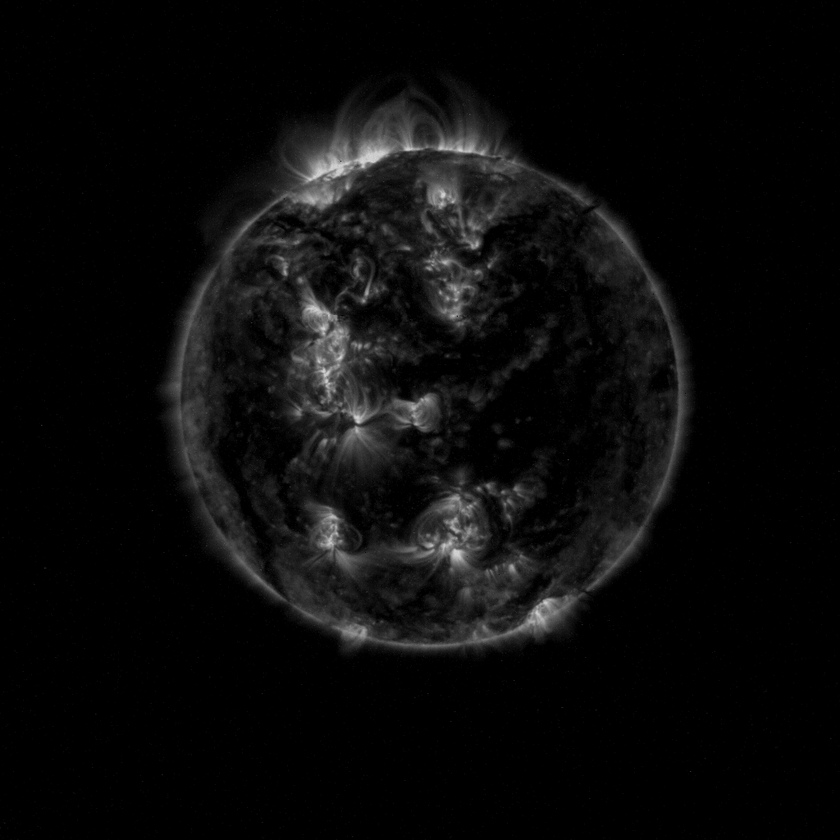
#> input picture 2025-09-20_15-22_proba2_dump_2.235 GHz/SWAP/SWAP_20250920T152737Z-0.png, 840 x 840 px, shrunk from 1024 x 1024 before the run; its folder holds only this picture in this run
$ python derotate.py
#> lines starting #> are read from the running program, lines starting #| are printed output that depends on the picture; after the words box and inside, x2 and y2 are one past the last pixel; in counts of white or black regions, pixels touching at a corner belong together; long printed decimals are rounded
#> in main, img is the input picture: shape (840, 840); min 0, max 214, mean 10.9
import os
import cv2
import numpy as np


def to_gray_8u(img):
    if img is None:
        return None
    if img.ndim == 3:
        if img.shape[2] == 4:
            img = cv2.cvtColor(img, cv2.COLOR_BGRA2BGR)
        img = cv2.cvtColor(img, cv2.COLOR_BGR2GRAY)
    if img.dtype != np.uint8:
        dst = cv2.normalize(img, None, 0, 255, cv2.NORM_MINMAX)
        return dst.astype(np.uint8)
    return img


def find_disk_center_and_radius(gray8):
    h, w = gray8.shape[:2]
#> h = 840; w = 840
    blur = cv2.GaussianBlur(gray8, (5, 5), 0)

    _, mask = cv2.threshold(blur, 0, 255, cv2.THRESH_BINARY + cv2.THRESH_OTSU)
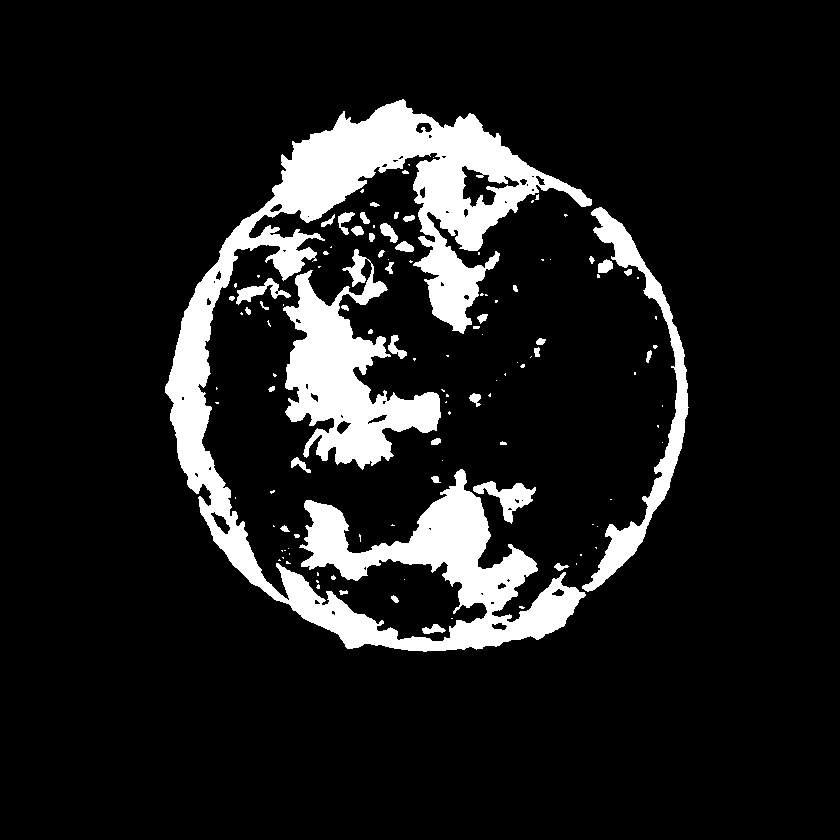
#> mask: shape (840, 840); 11.6% white; 118 white regions (73 under 20 px)

    center, radius = _center_from_mask(mask)
    if center is not None:
        return center, radius

    _, mask = cv2.threshold(gray8, 10, 255, cv2.THRESH_BINARY)
    kernel = np.ones((5, 5), np.uint8)
    mask = cv2.morphologyEx(mask, cv2.MORPH_CLOSE, kernel, iterations=2)
    center, radius = _center_from_mask(mask)
    if center is not None:
        return center, radius

    nz = cv2.findNonZero(mask)
    if nz is not None:
        x, y, w0, h0 = cv2.boundingRect(nz)
        cx, cy = x + w0 / 2.0, y + h0 / 2.0
        r = 0.5 * max(w0, h0)
        return (cx, cy), r

    return (w / 2.0, h / 2.0), min(w, h) / 2.0


def _center_from_mask(mask):
    cnts = cv2.findContours(mask, cv2.RETR_EXTERNAL, cv2.CHAIN_APPROX_SIMPLE)
#> cnts = 118 contours, 83 with area under 20; largest, box (x1, y1, x2, y2) and area: (165, 99, 592, 652) 56252, (283, 249, 441, 470) 14288, (582, 207, 689, 592) 5852, (473, 481, 536, 524) 933, (236, 278, 291, 305) 452
    cnts = cnts[0] if len(cnts) == 2 else cnts[1]
    if not cnts:
        return None, None
    c = max(cnts, key=cv2.contourArea)
#> c = contour of 2437 points, box (x1, y1, x2, y2) (165, 99, 592, 652), area 56252
    (cx, cy), r = cv2.minEnclosingCircle(c)
#> cx = 430; cy = 378.9; r = 281.7
    return (float(cx), float(cy)), float(r)


def recenter_image(img):
    gray8 = to_gray_8u(img)
    if gray8 is None:
        return None
    (cx, cy), _ = find_disk_center_and_radius(gray8)
#> in find_disk_center_and_radius, `center, radius = _center_from_mask(mask)`: center = (430, 378.9); radius = 281.7
#> cx = 430; cy = 378.9
    print(cx, cy, _)
#| 430.030 378.867 281.650
    h, w = img.shape[:2]
#> h = 840; w = 840
    tx = (w / 2.0) - cx
#> tx = -10.03
    ty = (h / 2.0) - cy
#> ty = 41.13
    M = np.float32([[1, 0, tx], [0, 1, ty]])
#> M = [[1, 0, -10.03], [0, 1, 41.13]]
    shifted = cv2.warpAffine(
        img, M, (w, h),
        flags=cv2.INTER_LINEAR,
        borderMode=cv2.BORDER_CONSTANT,
        borderValue=0
    )
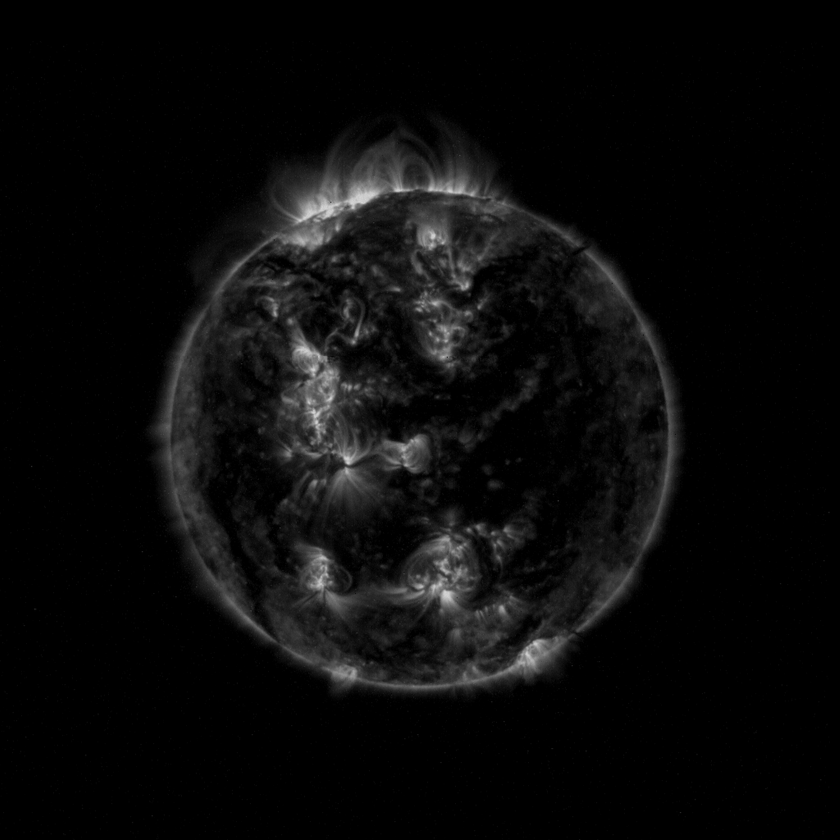
#> shifted: shape (840, 840); min 0, max 212, mean 10.9
    return shifted


def main(in_path='2025-09-20_15-22_proba2_dump_2.235 GHz/SWAP', out_path='results'):
    os.makedirs(out_path, exist_ok=True)
    for fname in sorted(os.listdir(in_path)):
        if fname.startswith('SWAP_') and fname.endswith('.png'):
            src = os.path.join(in_path, fname)
            img = cv2.imread(src, cv2.IMREAD_UNCHANGED)
            if img is None:
                print(f"Skip unreadable: {src}")
                continue
            rec = recenter_image(img)
            if rec is None:
                print(f"Skip (processing failed): {src}")
                continue
            cv2.imwrite(os.path.join(out_path, fname), rec)


if __name__ == '__main__':
    main()

$ run again, on 2025-09-20_15-22_proba2_dump_2.235 GHz/SWAP/SWAP_20250920T152737Z-4.png
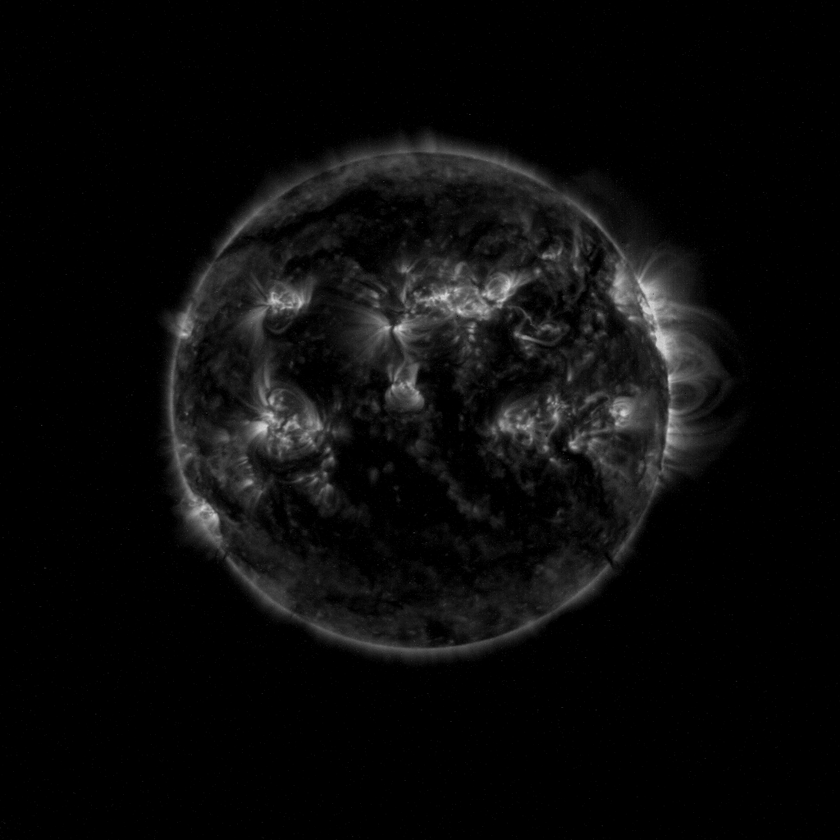
#> input picture 2025-09-20_15-22_proba2_dump_2.235 GHz/SWAP/SWAP_20250920T152737Z-4.png, 840 x 840 px, shrunk from 1024 x 1024 before the run
#> in main, img is the input picture: shape (840, 840); min 0, max 213, mean 10.8
#> in find_disk_center_and_radius, `_, mask = cv2.threshold(blur, 0, 255, cv2.THRESH_BINARY + cv2.THRESH_O..`:
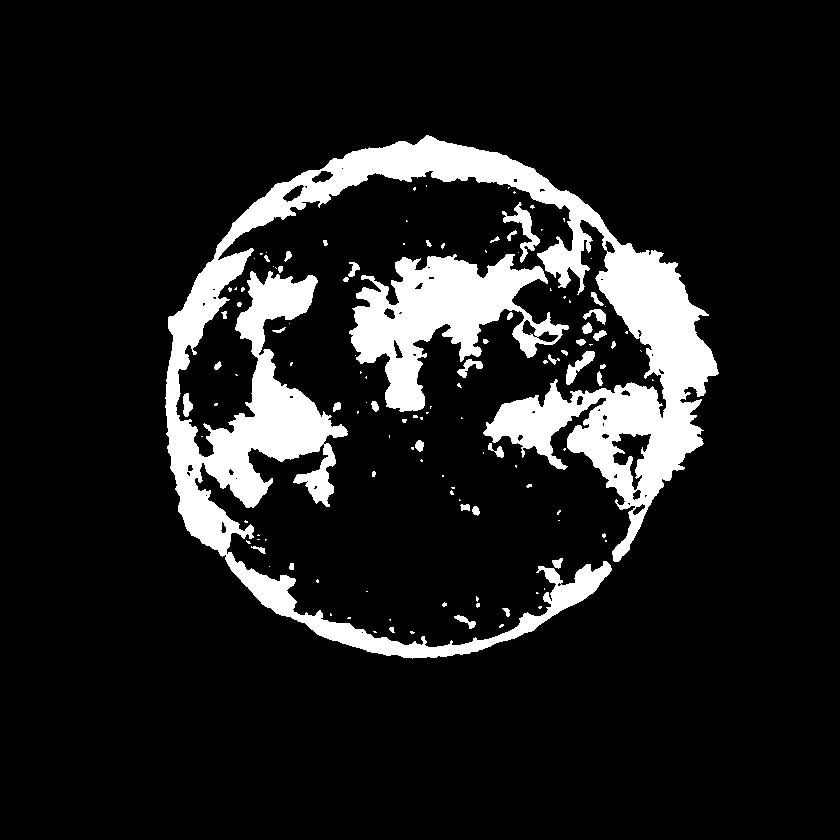
#> mask: shape (840, 840); 12% white; 126 white regions (82 under 20 px)
#> cnts = 126 contours, 94 with area under 20; largest, box (x1, y1, x2, y2) and area: (165, 135, 719, 659) 64706, (349, 254, 569, 412) 14852, (502, 202, 540, 263) 543, (566, 351, 595, 385) 319, (457, 359, 483, 378) 153
#> c = contour of 3201 points, box (x1, y1, x2, y2) (165, 135, 719, 659), area 64706
#> in _center_from_mask, `(cx, cy), r = cv2.minEnclosingCircle(c)`: cx = 438.5; cy = 400.3; r = 283
#> center = (438.5, 400.3); radius = 283
#> in recenter_image, `(cx, cy), _ = find_disk_center_and_radius(gray8)`: cx = 438.5; cy = 400.3
#| 438.471 400.316 283.013
#> tx = -18.47
#> ty = 19.68
#> M = [[1, 0, -18.47], [0, 1, 19.68]]
#> in recenter_image, `shifted = cv2.warpAffine( img, M, (w, h), flags=cv2.INTER_LINEAR, bord..`:
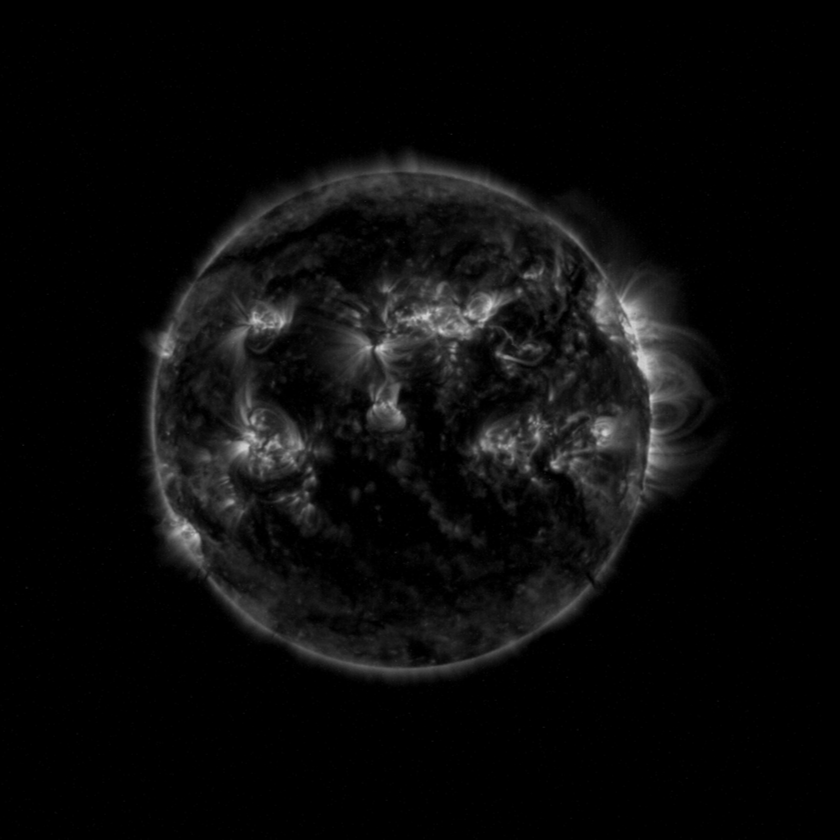
#> shifted: shape (840, 840); min 0, max 208, mean 10.8
